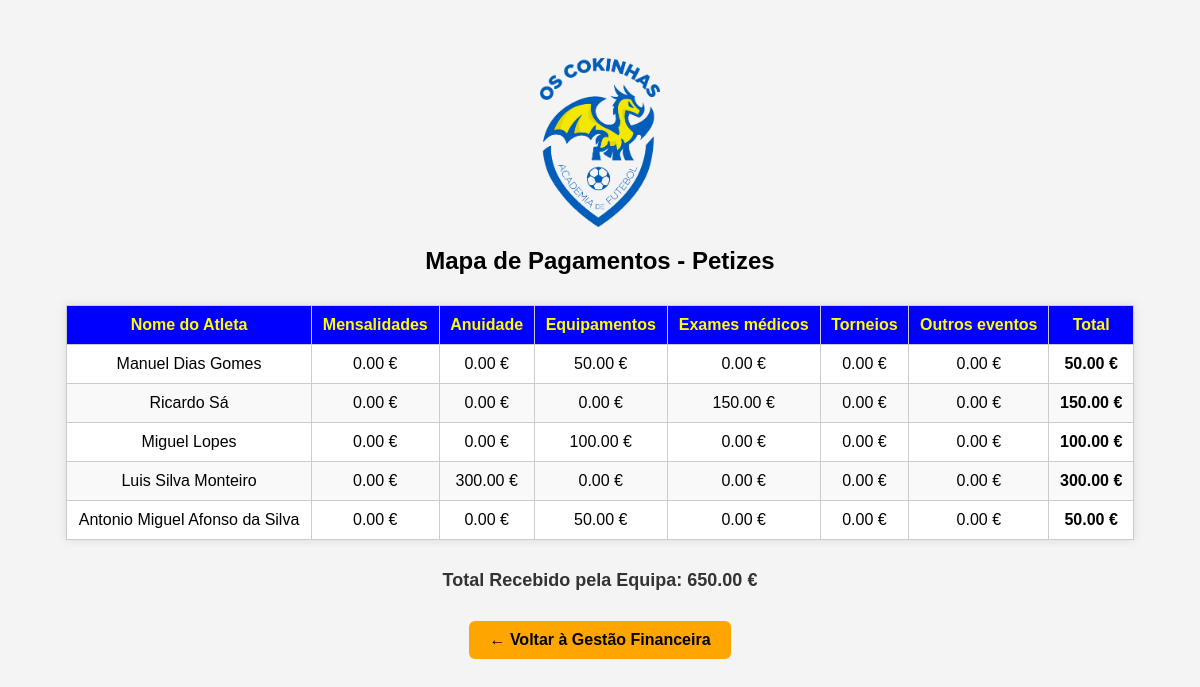
Screenshot of /petizes/plantel/mapa_pagamento with the database file from the repository.
### tables this page shows
CREATE TABLE pagamentos (
        id INTEGER PRIMARY KEY AUTOINCREMENT,
        jogador_id INTEGER NOT NULL,
        nome_jogador TEXT NOT NULL,
        equipa TEXT NOT NULL,
        data_pagamento TEXT NOT NULL,
        valor REAL NOT NULL,
        descricao TEXT
    );

### app.py (the view)
@app.route('/petizes/plantel/mapa_pagamento')
def mapa_pagamento_petizes():
    conn = sqlite3.connect('financeiro.db')
    c = conn.cursor()
    c.execute('''
SELECT nome_jogador, descricao, valor FROM pagamentos
    ''')
    resultados = c.fetchall()
    conn.close()
    categorias = [
        'Mensalidades',
        'Anuidade',
        'Equipamentos',
        'Exames médicos',
        'Torneios',
        'Outros eventos'
    ]
    resumo = {}
    total_geral = 0.0
    for nome, descricao, valor in resultados:
        if nome not in resumo:
            resumo[nome] = {cat: 0.0 for cat in categorias}
            resumo[nome]['Total'] = 0.0
        if descricao in resumo[nome]:
            resumo[nome][descricao] += valor
        else:
            resumo[nome]['Outros eventos'] += valor
        resumo[nome]['Total'] += valor
        total_geral += valor
    return render_template(
        'mapa_pagamento_petizes.html',
        resumo=resumo,
        categorias=categorias,
        total_geral=total_geral
    )

### Templates/mapa_pagamento_petizes.html (shortened to what this page needs)
<!DOCTYPE html>
<html lang="pt">
<head>
</head>
<body>
<div class="container">
    <img src="{{ url_for('static', filename='img/assiduidade.png') }}" alt="Logo do Clube" id="logo-clube">
    <h2>Mapa de Pagamentos - Petizes</h2>
    <table>
        <thead>
            <tr>
                <th>Nome do Atleta</th>
                {% for categoria in categorias %}
                    <th>{{ categoria }}</th>
                {% endfor %}
                <th>Total</th>
            </tr>
        </thead>
        <tbody>
            {% for nome, dados in resumo.items() %}
                <tr>
                    <td>{{ nome }}</td>
                    {% for categoria in categorias %}
                        <td>{{ '%.2f'|format(dados[categoria]) }} €</td>
                    {% endfor %}
                    <td><strong>{{ '%.2f'|format(dados['Total']) }} €</strong></td>
                </tr>
            {% endfor %}
        </tbody>
    </table>
    <div class="total-global">
        Total Recebido pela Equipa: {{ '%.2f'|format(total_geral) }} €
    </div>
    <a href="{{ url_for('gestao_financeira_petizes') }}" class="btn-voltar">← Voltar à Gestão Financeira</a>
</body>
</html>

### Templates/mapa_pagamento_petizes.html (style rules this page uses)
#logo-clube { display: block; margin: 20px auto; max-width: 120px; height: auto; }
body { font-family: Arial, sans-serif; background-color: #f4f4f4; padding: 30px; text-align: center; }
h2 { margin-bottom: 30px; }
table { width: 95%; margin: 0 auto; border-collapse: collapse; background-color: white; box-shadow: 0 0 10px rgba(0,0,0,0.1); }
th, td { padding: 10px; border: 1px solid #ccc; }
th { background-color: #0000FF; color: yellow; }
tr:nth-child(even) { background-color: #f9f9f9; }
.total-global { margin-top: 30px; font-size: 18px; font-weight: bold; color: #333; }
.btn-voltar { display: inline-block; margin-top: 30px; background-color: orange; color: black; text-decoration: none; padding: 10px 20px; border-radius: 6px; font-weight: bold; }

### rows the page displays
pagamentos: nome_jogador "Manuel Dias Gomes", dados "0.00" "0.00" "50.00" "0.00" "0.00" "0.00", Total "50.00"
pagamentos: nome_jogador "Ricardo Sá", dados "0.00" "0.00" "0.00" "150.00" "0.00" "0.00", Total "150.00"
pagamentos: nome_jogador "Miguel Lopes", dados "0.00" "0.00" "100.00" "0.00" "0.00" "0.00", Total "100.00"
pagamentos: nome_jogador "Luis Silva Monteiro", dados "0.00" "300.00" "0.00" "0.00" "0.00" "0.00", Total "300.00"
pagamentos: nome_jogador "Antonio Miguel Afonso da Silva", dados "0.00" "0.00" "50.00" "0.00" "0.00" "0.00", Total "50.00"

### other values shown
{{ categoria }} "Mensalidades" "Anuidade" "Equipamentos" "Exames médicos" "Torneios" "Outros eventos"
{{ '%.2f'|format(total_geral) }} "650.00"
